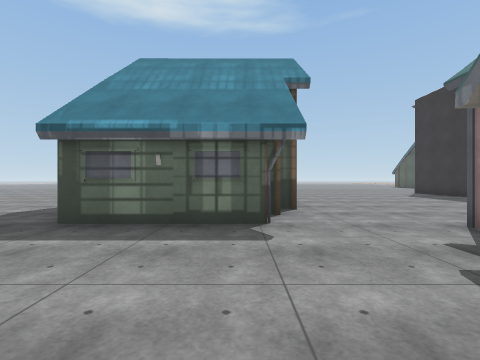
view 1 (above)

17 first-person views from a walk through a Unity game level. The camera is 1.2 m above the floor, looks level and sees 85° across. The floor is counted in squares, 2 m on a side. Each view is taken from the middle of a square. On the plan, view 1 faces up. The plan holds only what a view shows up to about 9 squares ahead; the rest is blank. The place goes on beyond the plan. The player character is not drawn. Some animated figures are not drawn. Some surface patterns are stand-ins.

view 2
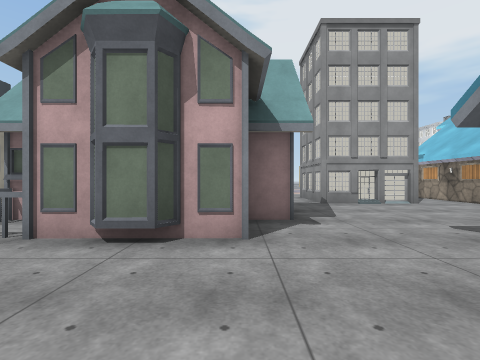

view 3
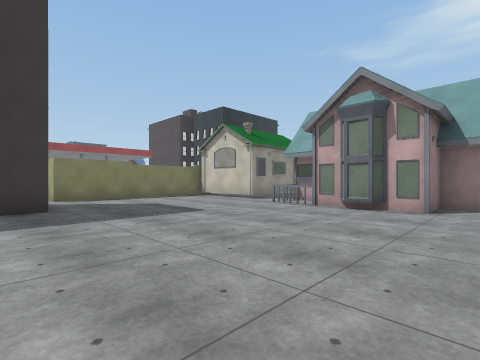

view 4
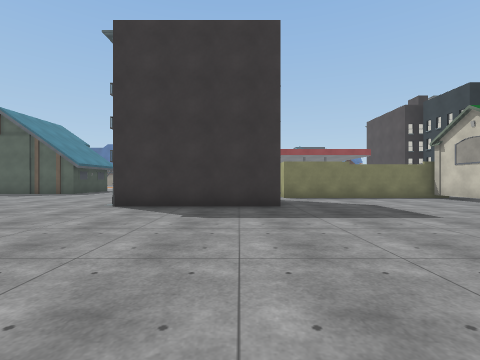

view 5
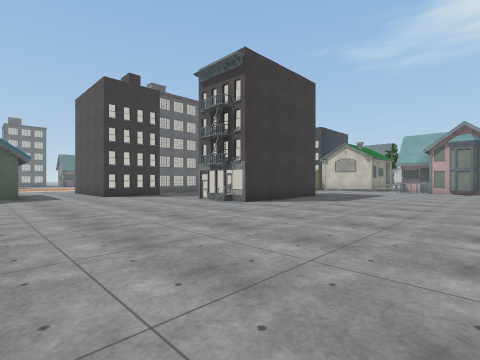

view 6
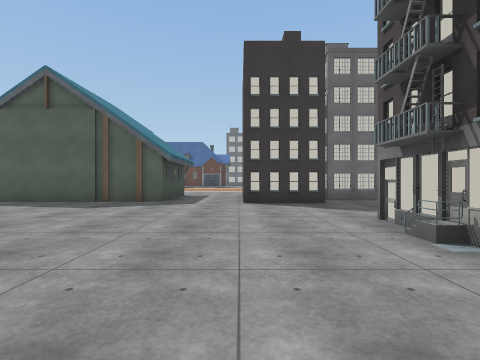

view 7
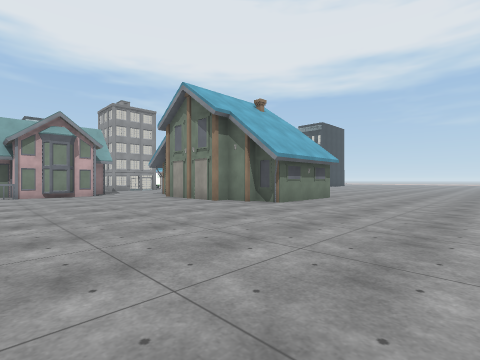

view 8
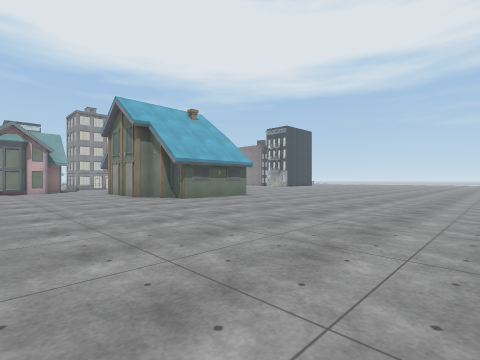

view 9
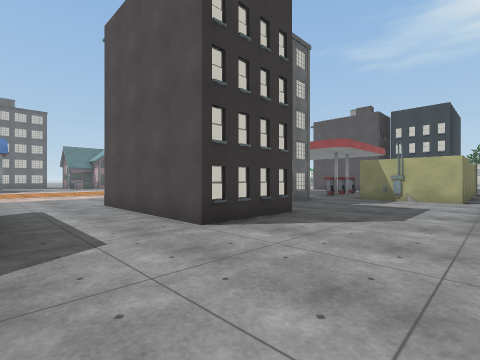

view 10
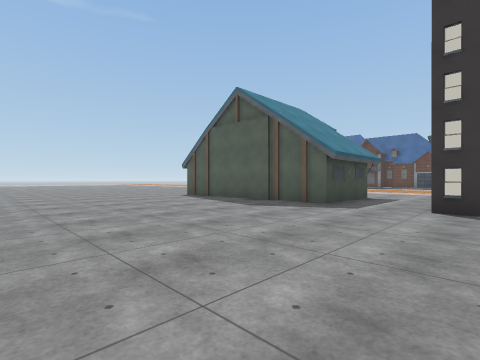

view 11
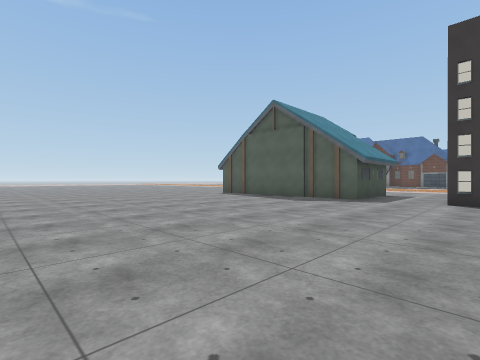

view 12
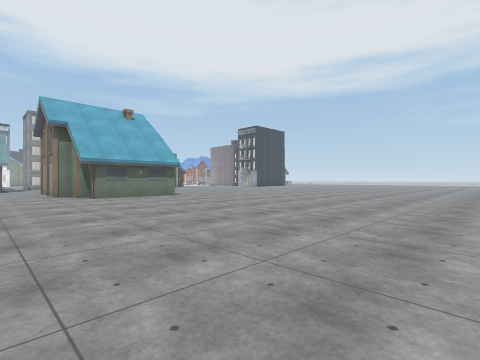

view 13
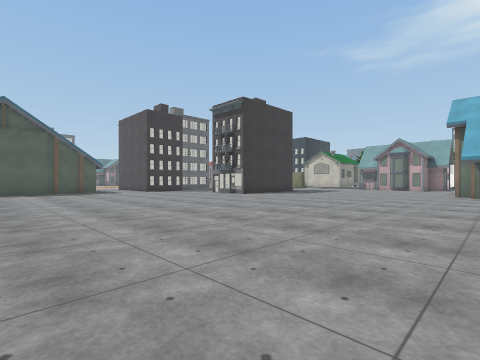

view 14
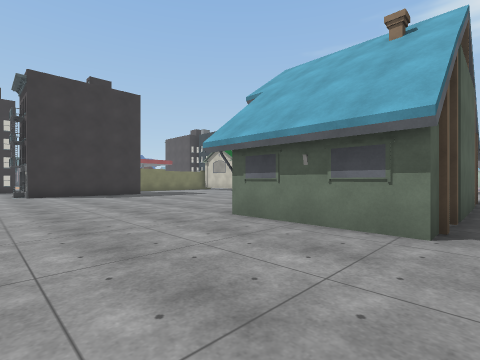

view 15
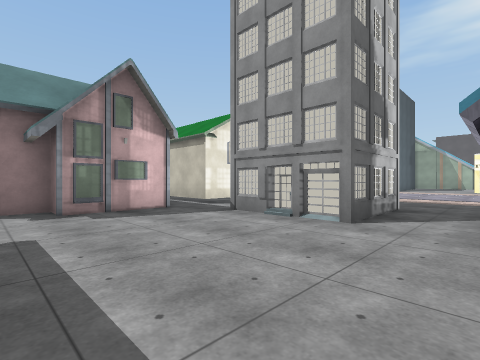

view 16
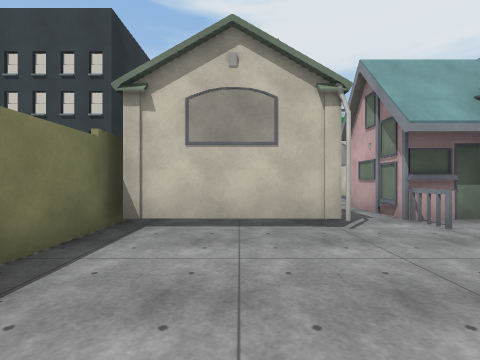

view 17
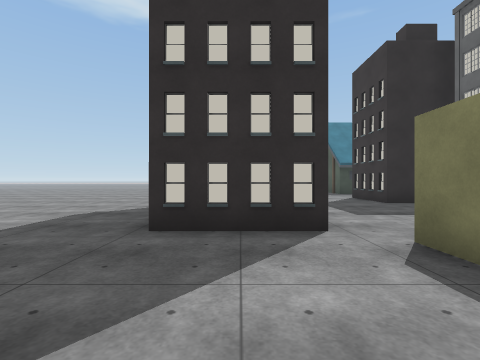

### Floor plan
Key: @ floor where view 1 was taken; # wall or solid block; . floor; H house; B building.
Columns run from 3 left of view 1 to 20 right of it. Each row starts with its distance up from view 1.
 21         ....... H
 20    .............#
 19 ................#
 18 ................#
 17 ................H  H
 16 .................HHH...
 15 ........................
 14 ................####....
 13 ................##  B
 12 ...........###..##
 11 ...........#  ...##
 10 .HHH.......#  ...#
  9 .  H.......#  ...#B
  8 .#  H......#B#....
  7 .   #.........###
  6 .   #.........#
  5 .HHH..........#
  4 .HHH..........#
  3 ......###H.H..#
  2 ......###H.H.H#
  1 ......  ##.H
  0  ..@..   #.
 -1 #.#B#.HHH.
 -2 #.###... H
 -3 #.###
 -4 ...
 -5 ...
 -6 ...
 -7  ..

Where each view was taken, in squares from view 1:
view 1: 0 up, 0 right, facing up
view 2: 6 up, 3 right, facing down
view 3: 9 up, 2 right, facing down-right
view 4: 9 up, 2 right, facing right
view 5: 17 up, 3 right, facing down-right
view 6: 14 up, 6 right, facing right
view 7: 14 up, 6 right, facing down-left
view 8: 17 up, 5 right, facing down-left
view 9: 16 up, 10 right, facing down-right
view 10: 13 up, 7 right, facing up-right
view 11: 13 up, 5 right, facing up-right
view 12: 19 up, 3 right, facing down-left
view 13: 20 up, 0 right, facing down-right
view 14: 13 up, 3 left, facing down-right
view 15: 3 up, 3 left, facing down-right
view 16: 6 up, 9 right, facing down
view 17: 5 up, 9 right, facing up
